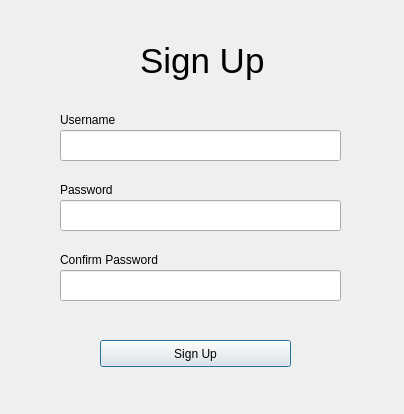
<?xml version="1.0" encoding="UTF-8"?>
<ui version="4.0">
 <class>Dialog</class>
 <widget class="QDialog" name="Dialog">
  <property name="windowModality">
   <enum>Qt::ApplicationModal</enum>
  </property>
  <property name="geometry">
   <rect>
    <x>0</x>
    <y>0</y>
    <width>404</width>
    <height>414</height>
   </rect>
  </property>
  <property name="windowTitle">
   <string>Dialog</string>
  </property>
  <property name="modal">
   <bool>true</bool>
  </property>
  <widget class="QLabel" name="label">
   <property name="geometry">
    <rect>
     <x>140</x>
     <y>30</y>
     <width>131</width>
     <height>61</height>
    </rect>
   </property>
   <property name="font">
    <font>
     <pointsize>26</pointsize>
    </font>
   </property>
   <property name="text">
    <string>Sign Up</string>
   </property>
  </widget>
  <widget class="QLabel" name="userLabel">
   <property name="geometry">
    <rect>
     <x>60</x>
     <y>110</y>
     <width>81</width>
     <height>19</height>
    </rect>
   </property>
   <property name="text">
    <string>Username</string>
   </property>
  </widget>
  <widget class="QLabel" name="status">
   <property name="geometry">
    <rect>
     <x>60</x>
     <y>310</y>
     <width>231</width>
     <height>19</height>
    </rect>
   </property>
   <property name="styleSheet">
    <string notr="true">color: red</string>
   </property>
   <property name="text">
    <string/>
   </property>
  </widget>
  <widget class="QLabel" name="label_3">
   <property name="geometry">
    <rect>
     <x>60</x>
     <y>180</y>
     <width>71</width>
     <height>19</height>
    </rect>
   </property>
   <property name="text">
    <string>Password</string>
   </property>
  </widget>
  <widget class="QLineEdit" name="nameEdit">
   <property name="geometry">
    <rect>
     <x>60</x>
     <y>130</y>
     <width>281</width>
     <height>31</height>
    </rect>
   </property>
  </widget>
  <widget class="QLineEdit" name="pwEdit">
   <property name="geometry">
    <rect>
     <x>60</x>
     <y>200</y>
     <width>281</width>
     <height>31</height>
    </rect>
   </property>
   <property name="echoMode">
    <enum>QLineEdit::Password</enum>
   </property>
  </widget>
  <widget class="QLineEdit" name="confirm_pw">
   <property name="geometry">
    <rect>
     <x>60</x>
     <y>270</y>
     <width>281</width>
     <height>31</height>
    </rect>
   </property>
   <property name="echoMode">
    <enum>QLineEdit::Password</enum>
   </property>
  </widget>
  <widget class="QLabel" name="label_4">
   <property name="geometry">
    <rect>
     <x>60</x>
     <y>250</y>
     <width>141</width>
     <height>19</height>
    </rect>
   </property>
   <property name="text">
    <string>Confirm Password</string>
   </property>
  </widget>
  <widget class="QPushButton" name="signupButton">
   <property name="geometry">
    <rect>
     <x>100</x>
     <y>340</y>
     <width>191</width>
     <height>27</height>
    </rect>
   </property>
   <property name="text">
    <string>Sign Up</string>
   </property>
  </widget>
 </widget>
 <resources/>
 <connections/>
</ui>
